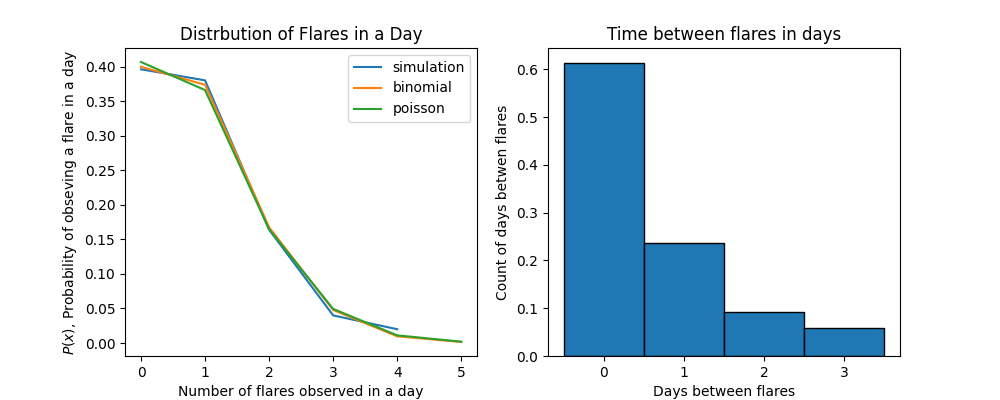

Here is the Python script that generated this plot:
import numpy as np
import matplotlib.pyplot as plt
import math

n_days = 1000
n_flares = 900
n_experiments = n_days
hours_in_day = 24 # 24 hrs/day

def calculate_prob_flare_per_hour(n_flares:int, n_days: int) -> float:
    '''
    Use a random number generator to create a dataset that simulates the following result.
    Every hour, the number of x-ray flares is tabulated.
    It is found that over 1,000 days,
    900 flares occurred so that the average probability of a flare in a given hour is 900/(1000⋅24).  

    arg1 n_flares: number of flares observed 
    arg2 n_days: number of days   
    '''
    p_h = n_flares / (n_days * hours_in_day)
    print(f"Probability of a flare happening within 24 hour window: {p_h *100}%")
    return p_h # Day times 24


def get_number_of_flares_per_day(n: int,  p: float, n_days: int) -> np.array:
    '''
    24 hourly trials in one day, with a probability of a flare occuring per hour, p
    arg1 n: number of trials, 24 hours
    arg2 p: probability of a flare occuring in an hour
    arg3 n_days: number of days
    '''
    
    return np.random.binomial(n, p, n_days)

def p_s(data: np.array)-> None:
    '''
    P_s(x) the probability of x flare events occurring per day for the Simulated dataset

    arg1 p = probability of a flare occuring in an hour
    '''

    counts = np.unique(data)

    results = {i: 0  for i in range(counts.size)}

    for c in counts:
        results[c] = np.count_nonzero(data == c)/ n_days

    return results


def p_p(x:int, n: int, p: float)-> None:
    '''
    P(x) = ((\\lambda * t)^x *e^(-\\lambda * t)) / x!

    t = n * dt
    \\lambda = p / dt

    dt = 1 hour, n = 24 trials

    t = 24
    \\lambda = p
    \\lambda * t =  p * t

    P(x) = ((p * t)^x * e^(p * t)) / x!

    arg3 p = probability of a flare occuring in an hour
    '''
    return (((p* n)**x) * math.exp(-p * n) )/ math.factorial(x)

def p_b(x:int , n: int, p: float)-> None:
    '''
    P_B(x) expected from the Binomial distribution, from which the Poisson distribution was derived.
    The Posson distribution is discrete therefore we will use the discrete binomial distribution
    For n trials, the probability of successess is given bth the Binomial distribution:
    P(x) = (n x) p^x (1-p)^(n-x)
    
    arg1 x: number of flares a day
    arg2 n: number of trials, 24 hours
    arg3 p: probability of a flare occuring in an hour
    '''
    return math.factorial(n) / (math.factorial(x) * math.factorial(n-x)) * p**x * (1-p) ** (n-x)


def q1(data: np.array,n: int, p: float, ax: plt.axes.Axes)->None:
    '''
    Plot
    a. P_S(x), the probability of x flare events occurring per day for the Simulated dataset
    b. P_P(x) expected from the equation above using the value of λ computed based on the Poisson distribution equation above
    c. P_B(x) expected from the Binomial distribution, from which the Poisson distribution was derived.

    arg1 data: recorded number of flare per day, size of n_days
    arg2 n: number of trials, 24 hours
    arg3 p: probability of a flare occuring in an hour
    arg4 ax: ax to plot results
    '''
    
    Ps = p_s(data)
    xs = np.arange(np.unique(data).size + 1)

    Pb = [p_b(x, n, p)  for x in xs]
    Pp = [p_p(x, n, p)  for x in xs]
    

    ax.plot(list(Ps.keys()), list(Ps.values()), label = "simulation")
    ax.plot(xs,Pb, label = "binomial")
    ax.plot(xs, Pp, label = "poisson")
    
    ax.set_title("Distrbution of Flares in a Day")
    ax.set_ylabel(r"$P(x)$, Probability of obseving a flare in a day")
    ax.set_xlabel("Number of flares observed in a day")
    ax.legend()



def q2(data: np.array, n_days: int, ax: plt.axes.Axes)-> None:
    '''
    From your dataset, derive a new dataset, the time between flares, and plot a histogram of the time between flares

    arg1 data: recorded number of flare per day, size of n_days
    arg2 n_days: number of days
    arg3 ax: ax to plot results
    '''
    zero_counter = 0

    time_between_flares_in_days = np.array([], dtype=int)

    for day in range(n_days):
        if data[day] != 0:
            time_between_flares_in_days = np.append(time_between_flares_in_days, zero_counter )
            zero_counter  = 0
        else:
            zero_counter +=1

    ax.hist(time_between_flares_in_days, bins = np.unique(data), density = True, edgecolor='black',  align='left')

    ax.set_title("Time between flares in days")
    ax.set_xlabel("Days between flares")
    ax.set_ylabel("Count of days betwen flares")

def main():

    fig, (ax1, ax2) = plt.subplots(1,2, figsize = (10,4))

    p_h = calculate_prob_flare_per_hour(n_flares, n_days)
    data = get_number_of_flares_per_day(hours_in_day, p_h, n_days)

    q1(data, hours_in_day, p_h, ax1)
    q2(data, n_days, ax2)

    plt.savefig("HW3_1.png")
    plt.show()

if __name__ == "__main__":
    main()
